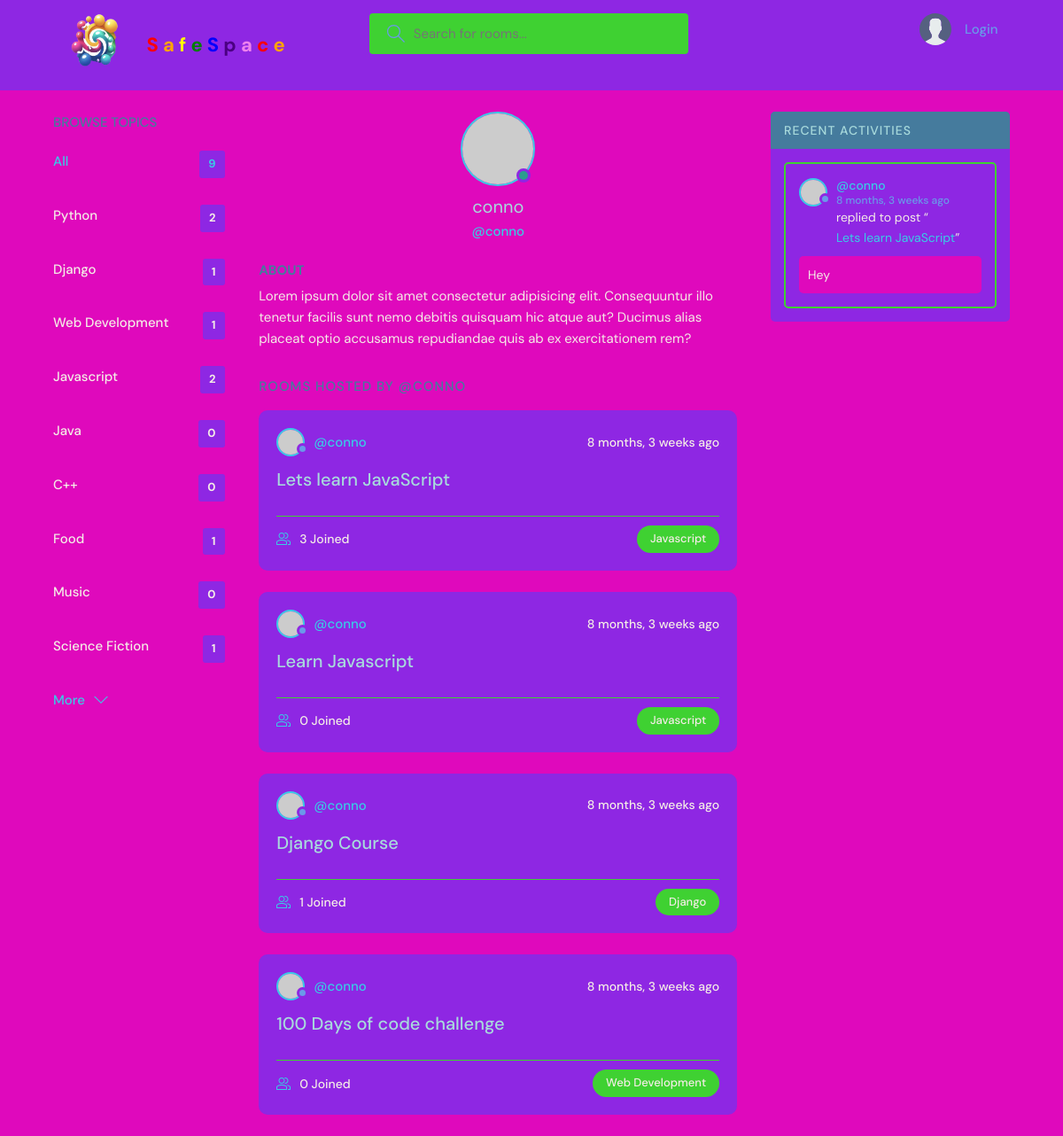
Page /profile/1/ on the committed database.
### base/models.py (models this page shows, shortened)
class Topic(models.Model):
    name= models.CharField(max_length=200)

class Room(models.Model):
    host = models.ForeignKey(User, on_delete = models.SET_NULL,null = True)
    topic = models.ForeignKey(Topic, on_delete= models.SET_NULL,null=True)
    name = models.CharField(max_length=200)
    description = models.TextField(null=True, blank=True)
    participants = models.ManyToManyField(User,related_name="participants",blank=True)
    updated = models.DateTimeField(auto_now=True)
    created = models.DateTimeField(auto_now_add=True)
    class Meta:
        ordering = ["-updated","-created"]
    def __str__(self):
        return self.name

class Message(models.Model):
    user = models.ForeignKey(User, on_delete = models.CASCADE)
    room = models.ForeignKey(Room, on_delete=models.CASCADE)
    body = models.TextField()
    updated = models.DateTimeField(auto_now=True)
    created = models.DateTimeField(auto_now_add=True)
    class Meta:
        ordering = ["-updated","-created"]

### base/views.py (the view)
# urls.py: path("profile/<str:pk>/",views.userProfile,name="user-profile"),
def userProfile(request,pk):
    user = User.objects.get(id=pk)
    rooms = user.room_set.all()
    room_messages = user.message_set.all()
    topics = Topic.objects.all()
    context = {"user":user,"rooms":rooms,"room_messages":room_messages,"topics":topics}
    return render(request,"base/profile.html",context)

### base/templates/base/profile.html (shortened to what this page needs)
{% extends "main.html" %}
{% block content %}
  <main class="profile-page layout layout--3">
    <div class="container">
      {% include "base/topics_component.html" %}
      <div class="roomList">
        <div class="profile">
          <div class="profile__avatar">
            <div class="avatar avatar--large active">
              <img src="https://randomuser.me/api/portraits/men/11.jpg" />
            </div>
          </div>
          <div class="profile__info">
            <h3>{{user.username}}</h3>
            <p>@{{user.username}}</p>
          </div>
          <div class="profile__about">
            <h3>About</h3>
            <p>
              Lorem ipsum dolor sit amet consectetur adipisicing elit. Consequuntur illo tenetur
              facilis sunt nemo debitis quisquam hic atque aut? Ducimus alias placeat optio
              accusamus repudiandae quis ab ex exercitationem rem?
            </p>
          </div>
        </div>
        <div class="roomList__header">
          <div>
            <h2>Rooms Hosted by @{{user.username}} </a>
            </h2>
          </div>
        </div>
        {% include "base/feed_component.html" %}
      </div>
      {% include "base/activity_component.html" %}
    </div>
  </main>
{% endblock content %}

### templates/main.html (shortened to what this page needs)
<!DOCTYPE html>
{% load static %}
<html lang="en">
  <head>
    <link rel="stylesheet" href="{% static 'styles/style.css' %}" />
  </head>
  <body>
    {% include "navbar.html" %}
    {% block content %}
    {% endblock %}
  </body>
</html>

### templates/navbar.html (shortened to what this page needs)
{% load static %}
<header class="header header--loggedIn">
    <div class="container">
      <a href="{% url 'home' %}" class="header__logo">
        <img src="{% static 'images/logo2.png' %}" width="500" height="500">
        <h1 style="font-size:22px">
          <span style="color: red;">S</span>
          <span style="color: orange;">a</span>
          <span style="color: yellow;">f</span>
          <span style="color: green;">e</span>
          <span style="color: blue;">S</span>
          <span style="color: indigo;">p</span>
          <span style="color: violet;">a</span>
          <span style="color: red;">c</span>
          <span style="color: orange;">e</span>
        </h1>
      </a>
      <form class="header__search" method="GET" action="{% url 'home' %}">
        <label>
          <input name="q" placeholder="Search for rooms..." />
        </label>
      </form>
      <nav class="header__menu">
        {% if request.user.is_authenticated %}
        <div class="header__user">
          <a href="{% url 'update-user' %}">
            <div class="avatar avatar--medium active">
              <img src="https://randomuser.me/api/portraits/men/37.jpg" />
            </div>
            <p>{{request.user.username}} <span>@{{request.user.username}}</span></p>
          </a>
          <button class="dropdown-button">
            <svg version="1.1" xmlns="http://www.w3.org/2000/svg" width="32" height="32" viewBox="0 0 32 32">
              <title>chevron-down</title>
              <path d="M16 21l-13-13h-3l16 16 16-16h-3l-13 13z"></path>
            </svg>
          </button>
        </div>
        {% else %}
        <a href="{% url 'login' %}">
          <img src="{% static 'images/avatar.svg' %}" />
          <p>Login</p>
        </a>
        {% endif %}
      </nav>
    </div>
  </header>

### base/templates/base/topics_component.html
<div class="topics">
    <div class="topics__header">
      <h2>Browse Topics</h2>
    </div>
    <ul class="topics__list">
      <li>
        <a href="{% url 'home' %}" class="active">All <span>{{topics.count}}</span></a>
      </li>
      {% for topic in topics %}
      <li>
        <a href="{% url 'home' %}?q={{topic.name}}">{{topic.name}} <span>{{topic.room_set.all.count}}</span></a>
      </li>
      {% endfor %}
    </ul>
    <a class="btn btn--link" href="{% url 'topics' %}">
      More
      <svg
        version="1.1"
        xmlns="http://www.w3.org/2000/svg"
        width="32"
        height="32"
        viewBox="0 0 32 32"
      >
        <title>chevron-down</title>
        <path d="M16 21l-13-13h-3l16 16 16-16h-3l-13 13z"></path>
      </svg>
    </a>
  </div>

### base/templates/base/feed_component.html (shortened to what this page needs)
{% for room in rooms %}
<div class="roomListRoom">
  <div class="roomListRoom__header">
    <a href="{% url 'user-profile' room.host.id %}" class="roomListRoom__author">
      <div class="avatar avatar--small">
        <img src="https://randomuser.me/api/portraits/women/11.jpg" />
      </div>
      <span>@{{room.host.username}}</span>
    </a>
    <div class="roomListRoom__actions">
      <span>{{room.created|timesince}} ago</span>
    </div>
  </div>
  <div class="roomListRoom__content">
    <a href="{% url 'room' room.id %}">{{room.name}}</a>
  </div>
  <div class="roomListRoom__meta">
    <a href="{% url 'room' room.id %}" class="roomListRoom__joined">
      {{room.participants.all.count}} Joined
    </a>
    <p class="roomListRoom__topic">{{room.topic.name}}</p>
  </div>
</div>
{% endfor %}

### base/templates/base/activity_component.html (shortened to what this page needs)
<div class="activities">
  <div class="activities__header">
    <h2>Recent Activities</h2>
  </div>
  {% for message in room_messages %}
  <div class="activities__box">
    <div class="activities__boxHeader roomListRoom__header">
      <a href="{% url 'user-profile' message.user.id %}" class="roomListRoom__author">
        <div class="avatar avatar--small">
          <img src="https://randomuser.me/api/portraits/women/11.jpg" />
        </div>
        <p>
          @{{message.user}}
          <span>{{message.created|timesince}} ago</span>
        </p>
      </a>
    </div>
    <div class="activities__boxContent">
      <p>
        replied to post “<a href="{% url 'room' message.room.id %}">{{message.room}}</a>”
      </p>
      <div class="activities__boxRoomContent">
        {{message.body}}
      </div>
    </div>
  </div>
  {% endfor %}
</div>

### rows in the picture
Topic: name "Python", room_set.all.count "2"
Topic: name "Django", room_set.all.count "1"
Topic: name "Web Development", room_set.all.count "1"
Topic: name "Javascript", room_set.all.count "2"
Topic: name "Java", room_set.all.count "0"
Topic: name "C++", room_set.all.count "0"
Topic: name "Food", room_set.all.count "1"
Topic: name "Music", room_set.all.count "0"
Topic: name "Science Fiction", room_set.all.count "1"
Room: host.username "conno", created "8 months, 3 weeks", name "Lets learn JavaScript", participants.all.count "3", topic.name "Javascript"
Room: host.username "conno", created "8 months, 3 weeks", name "Learn Javascript", participants.all.count "0", topic.name "Javascript"
Room: host.username "conno", created "8 months, 3 weeks", name "Django Course", participants.all.count "1", topic.name "Django"
Room: host.username "conno", created "8 months, 3 weeks", name "100 Days of code challenge", participants.all.count "0", topic.name "Web Development"
Message: user "conno", created "8 months, 3 weeks", room "Lets learn JavaScript", body "Hey"

### other values in the picture
{{ topics.count }} "9"
{{ user.username }} "conno"
